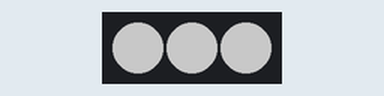
The sketch below on a simulated Arduino Uno, built with avr-gcc and run on an emulated ATmega328P. Shown: 3 RGB LEDs in strip order, left to right. Dim RGB values are drawn brighter than linear; the strip is taken to match the declared colour order.

Above: at 1.0 s.
At 3.0 s:
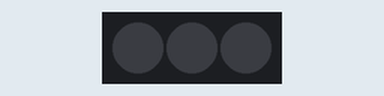
Timing chart, 0 to 5.2 s (numbered marks = the images above):
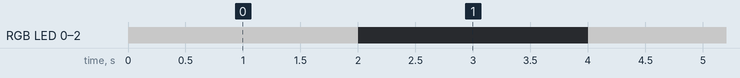

The sketch:

LiveTest.ino
```cpp
#include <Adafruit_NeoPixel.h>
Adafruit_NeoPixel strip_lives = Adafruit_NeoPixel(3, 0, NEO_RGBW + NEO_KHZ800);
int blankRGB = strip_lives.Color(0, 0, 0, 0);
int whiteRGB = strip_lives.Color(255, 255, 255, 255);
void setup() {
  // put your setup code here, to run once:
  strip_lives.begin();
  strip_lives.setBrightness(50);
  strip_lives.setPixelColor(0, whiteRGB);
  strip_lives.setPixelColor(1, whiteRGB);
  strip_lives.setPixelColor(2, whiteRGB);
  strip_lives.show();

}

void loop() {
  // put your main code here, to run repeatedly:
  strip_lives.setPixelColor(0, whiteRGB);
  strip_lives.setPixelColor(1, whiteRGB);
  strip_lives.setPixelColor(2, whiteRGB);
  strip_lives.show();
  delay(2000);


  strip_lives.setPixelColor(0, blankRGB);
  strip_lives.setPixelColor(1, blankRGB);
  strip_lives.setPixelColor(2, blankRGB);
  strip_lives.show();
  delay(2000);

}
```

Measured:
- by itself, RGB LED 0–2: alternates RGB(100, 100, 100) for 2.0 s and off for 2.0 s
